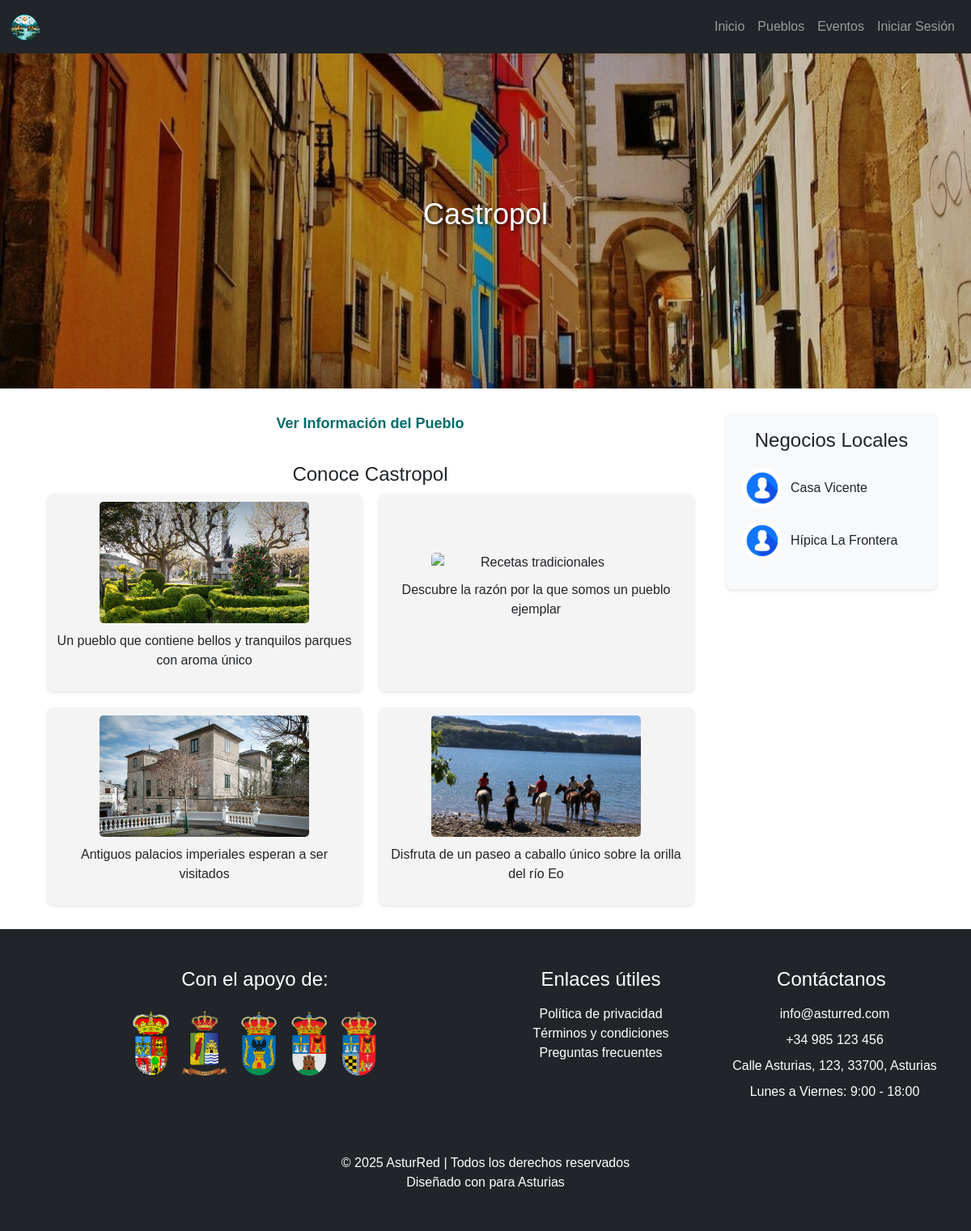
The page /Castropol.php on the database its author committed.
### tables this page shows
CREATE TABLE `businesses` (
  `id` int NOT NULL,
  `username` varchar(50) NOT NULL,
  `password` varchar(255) NOT NULL,
  `business_name` varchar(100) NOT NULL,
  `email` varchar(100) NOT NULL,
  `address` varchar(255) DEFAULT NULL,
  `location` varchar(100) DEFAULT NULL,
  `phone` varchar(20) DEFAULT NULL,
  `description` text,
  `profile_pic` varchar(255) DEFAULT 'default-profile.jpg',
  `banner_pic` varchar(255) DEFAULT 'default-banner.jpg',
  `created_at` timestamp NULL DEFAULT CURRENT_TIMESTAMP,
  `role` enum('ayuntamiento','negocio') DEFAULT 'negocio',
  `tipo_negocio` varchar(100) NOT NULL,
  `latitude` decimal(10,8) DEFAULT NULL,
  `longitude` decimal(11,8) DEFAULT NULL
);

### Castropol.php (the view, shortened to what this page needs)
<!DOCTYPE html>
<html lang="es">
<head>
    <link href="StyloHtml.css" rel="stylesheet" type="text/css">
    <link href="https://cdn.jsdelivr.net/npm/bootstrap@5.3.0/dist/css/bootstrap.min.css" rel="stylesheet">
    <link href="https://cdn.jsdelivr.net/npm/bootstrap-icons/font/bootstrap-icons.css" rel="stylesheet">
</head>
<body>
    <nav class="navbar navbar-expand-lg navbar-dark bg-dark fixed-top">
        <div class="container-fluid">
            <a class="navbar-brand" href="#">
                <img src="img/LogotipoMasTop-fotor-bg-remover-2024092820215 (1).png" alt="Logo" class="logo">
            </a>
            <div class="collapse navbar-collapse" id="navbarNav">
            <ul class="navbar-nav ms-auto">
                    <li class="nav-item"><a class="nav-link" href="index.php">Inicio</a></li>
                    <li class="nav-item"><a class="nav-link" href="pueblos.php">Pueblos</a></li>
                    <li class="nav-item"><a class="nav-link" href="eventos.php">Eventos</a></li>
                    <?php if (isset($_SESSION['username']) || isset($_SESSION['admin_logged_in']) || isset($_SESSION['business_username'])): ?>
                        <?php if (isset($_SESSION['business_username']) && $_SESSION['role'] === 'negocio'): ?>
                            <li class="nav-item"><a class="nav-link" href="MiNegocio.php">Mi Negocio</a></li>
                        <?php elseif (isset($_SESSION['business_username']) && $_SESSION['role'] === 'ayuntamiento'): ?>
                            <li class="nav-item"><a class="nav-link" href="crear_evento.php">Crear Evento</a></li>
                        <?php elseif (isset($_SESSION['username'])): ?>
                            <li class="nav-item"><a class="nav-link" href="miPerfil.php">Mi Perfil</a></li>
                        <?php endif; ?>
                        <li class="nav-item"><a class="nav-link" href="logout.php">Cerrar Sesión</a></li>
                    <?php else: ?>
                        <li class="nav-item"><a class="nav-link" href="loginform.php">Iniciar Sesión</a></li>
                    <?php endif; ?>
                </ul>
            </div>
        </div>
    </nav>
    <div class="image-banner">
        <img src="img/Castropol2.jpg" alt="Castropol">
        <h2>Castropol</h2>
    </div>
    <div class="container">
        <div class="row">
            <div class="col-md-9">
                <div style="text-align: center; margin-top: 30px;">
                    <a class="toggle-link" onclick="toggleContent()">Ver Información del Pueblo</a>
                </div>
                <div class="section">
                    <h2>Conoce Castropol</h2>
                    <div class="grid">
                    <div class="grid-item" onclick="window.location.href='ParqueCastropol.php';" style="cursor: pointer; text-decoration: none; color: inherit;">
                    <img src="img/ParqueCastropol.jpg" alt="Mercado local">
                            <p>Un pueblo que contiene bellos y tranquilos parques con aroma único</p>
                        </div>
                        <div class="grid-item" onclick="window.location.href='MonumentoPuebloEjemplar.php';" style="cursor: pointer; text-decoration: none; color: inherit;">
                            <img src="img/PuebloEjemplar2.jpg" alt="Recetas tradicionales">
                            <p>Descubre la razón por la que somos un pueblo ejemplar</p>
                        </div>
                        <div class="grid-item" onclick="window.location.href='PalacioCastropol.php';" style="cursor: pointer; text-decoration: none; color: inherit;">
                            <img src="img/PalacioCastropol.jpg" alt="Eventos en el pueblo">
                            <p>Antiguos palacios imperiales esperan a ser visitados</p>
                        </div>
                        <div class="grid-item" onclick="window.location.href='HipicaCastropol.php';" style="cursor: pointer; text-decoration: none; color: inherit;">
                            <img src="img/CastopolHipica.jpg" alt="Naturaleza alrededor del pueblo">
                            <p>Disfruta de un paseo a caballo único sobre la orilla del río Eo</p>
                        </div>
                    </div>
                </div>
            </div>
     <div class="col-md-3">
                <div class="business-container">
                    <h3>Negocios Locales</h3>
                    <?php
                    include "conexion.php";
                    $query = "
            SELECT b.id, b.username, b.business_name, b.profile_pic, COUNT(r.id) AS review_count
            FROM businesses b
            LEFT JOIN reviews r ON b.business_name = r.business_name
            WHERE b.location LIKE '%Castropol%' AND b.role = 'negocio'
            GROUP BY b.id
            ORDER BY review_count DESC
        ";
                    $result = $conn->query($query);
                    if ($result->num_rows > 0) {
                        $count = 0;
                        while ($row = $result->fetch_assoc()) {
                            if ($count < 5) {
                                echo '<a href="MiNegocio.php?username=' . urlencode($row['username']) . '" class="business-item">';
                                echo '<img src="uploads/' . htmlspecialchars($row['profile_pic']) . '" alt="' . htmlspecialchars($row['business_name']) . '">';
                                echo '<p>' . htmlspecialchars($row['business_name']) . '</p>';
                                echo '</a>';
                                $count++;
                            }
                        }
                    } else {
                        echo '<p>No hay negocios registrados en Castropol.</p>';
                    }
                    ?>
                </div>
            </div>
            </div>
        </div>
    <footer class="footer bg-dark text-white py-5">
        <div class="container">
            <div class="row">
                <div class="col-md-6 text-center mb-4">
                    <h4 class="mb-3">Con el apoyo de:</h4>
                    <div class="d-flex justify-content-center flex-wrap">
                        <img src="img/Escudo_de_Tapia_de_Casariego.gif" alt="Escudo Tapia de Casariego" class="img-fluid m-2" style="max-height: 80px;">
                        <img src="img/escudoNavia.png" alt="Escudo Navia" class="img-fluid m-2" style="max-height: 80px;">
                        <img src="img/Escudo_de_Castropol.svg" alt="Escudo Castropol" class="img-fluid m-2" style="max-height: 80px;">
                        <img src="img/Escudo_de_Vegadeo.svg" alt="Escudo Vegadeo" class="img-fluid m-2" style="max-height: 80px;">
                        <img src="img/escudoTaramundi.png" alt="Escudo Navia" class="img-fluid m-2" style="max-height: 80px;">
                    </div>
                </div>
                <div class="col-md-3 mb-4">
                    <h4 class="mb-3">Enlaces útiles</h4>
                    <ul class="list-unstyled">
                        <li><a href="#" class="text-white text-decoration-none">Política de privacidad</a></li>
                        <li><a href="#" class="text-white text-decoration-none">Términos y condiciones</a></li>
                        <li><a href="#" class="text-white text-decoration-none">Preguntas frecuentes</a></li>
                    </ul>
                </div>
                <div class="col-md-3 mb-4">
                    <h4 class="mb-3">Contáctanos</h4>
                    <ul class="list-unstyled">
                        <li class="mb-2">
                            <a href="mailto:info@asturred.com" class="text-white text-decoration-none">info@asturred.com</a>
                        </li>
                        <li class="mb-2">
                            <a href="tel:+34985123456" class="text-white text-decoration-none">+34 985 123 456</a>
                        </li>
                        <li class="mb-2">
                            <span class="text-white">Calle Asturias, 123, 33700, Asturias</span>
                        </li>
                        <li class="mb-2">
                            <span class="text-white">Lunes a Viernes: 9:00 - 18:00</span>
                        </li>
                    </ul>
                </div>
            </div>
            <div class="row mt-4">
                <div class="col-12 text-center">
                    <p class="mb-0">&copy; 2025 AsturRed | Todos los derechos reservados</p>
                    <p class="mb-0">Diseñado con <i class="fas fa-heart text-danger"></i> para Asturias</p>
                </div>
            </div>
        </div>
    </footer>
</body>
</html>

### StyloHtml.css (style rules this page uses)
* { box-sizing: border-box; margin: 0; padding: 0; font-family: Arial, sans-serif; }
body { background-color: #f5f5f5; padding-top: 70px; }
.logo { width: 50px; height: auto; }
.navbar-brand img { height: 40px; width: auto; }
.navbar-nav .nav-link { transition: background-color 0.3s ease, color 0.3s ease; }
footer { background-color: #333; color: white; text-align: center; padding: 20px; margin-top: 30px; position: relative; width: 100%; }
.footer { background-color: #343a40; color: white; text-align: center; padding: 20px; position: relative; bottom: 0; width: 100%; }

### Castropol.php (style rules this page uses)
.image-banner { position: relative; text-align: center; margin-top: -20px; padding: 0; }
.image-banner img { width: 100%; height: auto; filter: brightness(0.8); max-height: 570px; }
.image-banner h2 { position: absolute; top: 50%; left: 50%; transform: translate(-50%, -50%); color: white; font-size: 36px; text-shadow: 2px 2px 4px rgba(0, 0, 0, 0.7); }
.business-container { background-color: #f8f9fa; padding: 20px; border-radius: 8px; box-shadow: 0 2px 4px rgba(0, 0, 0, 0.1); margin-top: 30px; }
.business-container h3 { font-size: 1.5rem; margin-bottom: 20px; text-align: center; }
.business-item { display: flex; align-items: center; margin-bottom: 15px; text-decoration: none; color: inherit; }
.business-item img { width: 50px; height: 50px; border-radius: 50%; margin-right: 10px; }
.business-item p { margin: 0; font-size: 1rem; }
.section { margin-top: 30px; text-align: center; }
.section h2 { font-size: 24px; margin-bottom: 10px; }
.grid { display: grid; grid-template-columns: repeat(2, 1fr); gap: 20px; margin-top: 10px; max-width: 800px; margin: 0 auto; }
.grid-item { background-color: #f4f4f4; border-radius: 8px; padding: 10px; box-shadow: 0 2px 4px rgba(0, 0, 0, 0.1); text-align: center; display: flex; flex-direction: column; align-items: center; justify-content: center; }
.grid-item img { width: 70%; height: auto; max-height: 150px; object-fit: cover; margin-bottom: 10px; border-radius: 5px; }
.toggle-link { font-weight: bold; font-size: 18px; color: #006d6d; text-decoration: none; position: relative; display: inline-block; padding-bottom: 5px; transition: color 0.3s ease; }
.toggle-link::after { content: ''; position: absolute; bottom: 0; left: 0; width: 0; height: 2px; background-color: #006d6d; transition: width 0.3s ease; }

### rows shown on the page
businesses: profile_pic (placeholder picture), business_name "Casa Vicente"
businesses: profile_pic (placeholder picture), business_name "Hípica La Frontera"
